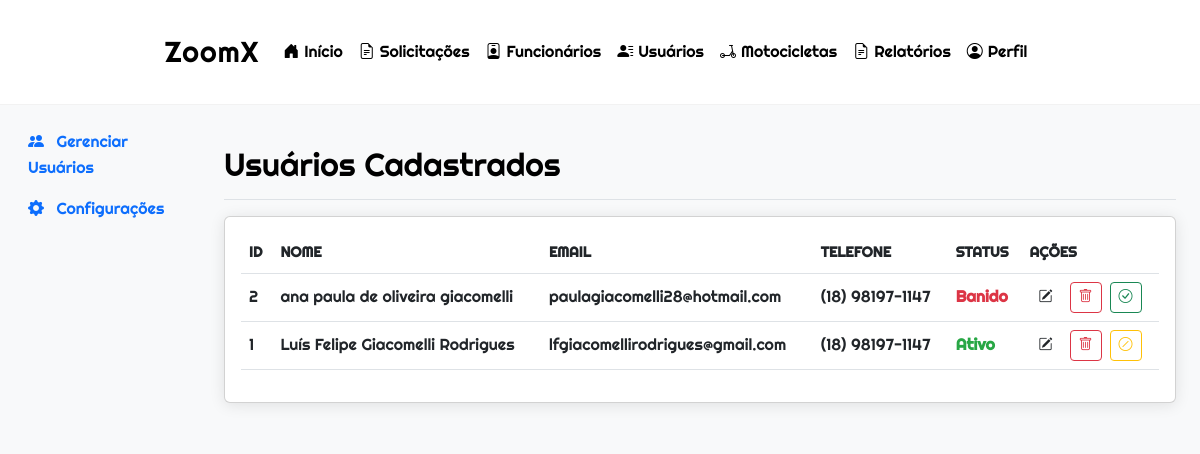
/admin/usuarios/usuarios.php (signed in), run on the app's committed database.
### tables this page shows
CREATE TABLE `usuarios` (
  `usu_codigo` int(11) NOT NULL,
  `usu_nome` varchar(255) NOT NULL,
  `usu_email` varchar(255) NOT NULL,
  `usu_senha` varchar(255) NOT NULL,
  `usu_telefone` varchar(15) NOT NULL,
  `usu_ativo` tinyint(1) DEFAULT NULL,
  `usu_created_at` timestamp NOT NULL DEFAULT current_timestamp(),
  `usu_updated_at` timestamp NOT NULL DEFAULT current_timestamp() ON UPDATE current_timestamp()
);

### admin/usuarios/usuarios.php (the view, shortened to what this page needs)
<?php
$conexao = conexao::getInstance();
$sql = 'SELECT * FROM usuarios ORDER BY usu_codigo DESC';
$stmt = $conexao->prepare($sql);
$stmt->execute();
$usuarios = $stmt->fetchAll(PDO::FETCH_ASSOC);
?>
<!DOCTYPE html>
<html lang="pt-BR">
<head>
    <link href="https://cdn.jsdelivr.net/npm/bootstrap@5.3.0/dist/css/bootstrap.min.css" rel="stylesheet">
    <link rel="stylesheet" href="https://cdn.jsdelivr.net/npm/bootstrap-icons@1.10.0/font/bootstrap-icons.css">
</head>
<body>
    <?php include '../../components/header_admin.php'; ?>
    <div class="container-fluid">
        <div class="row">
            <nav id="sidebar" class="col-md-3 col-lg-2 d-md-block bg-light sidebar collapse">
                <div class="position-sticky pt-3">
                    <ul class="nav flex-column">
                        <li class="nav-item">
                            <a class="nav-link active" href="#">
                                <i class="bi bi-people-fill me-2"></i>
                                Gerenciar Usuários
                            </a>
                        </li>
                        <li class="nav-item">
                            <a class="nav-link" href="#">
                                <i class="bi bi-gear-fill me-2"></i>
                                Configurações
                            </a>
                        </li>
                    </ul>
                </div>
            </nav>
            <main class="col-md-9 ms-sm-auto col-lg-10 px-md-4 py-4">
                <div class="d-flex justify-content-between flex-wrap flex-md-nowrap align-items-center pt-3 pb-2 mb-3 border-bottom">
                    <h1 class="h2">Usuários Cadastrados</h1>
                </div>
                <div class="card">
                    <div class="card-body">
                        <div class="table-responsive">
                            <table class="table table-hover align-middle">
                                <thead>
                                    <tr>
                                        <th>ID</th>
                                        <th>Nome</th>
                                        <th>Email</th>
                                        <th>Telefone</th>
                                        <th>Status</th>
                                        <th>Ações</th>
                                    </tr>
                                </thead>
                                <tbody>
                                    <?php foreach ($usuarios as $usuario): ?>
                                        <tr>
                                            <td><?php echo $usuario['usu_codigo']; ?></td>
                                            <td><?php echo $usuario['usu_nome']; ?></td>
                                            <td><?php echo $usuario['usu_email']; ?></td>
                                            <td><?php echo $usuario['usu_telefone']; ?></td>
                                            <td>
                                                <span class="<?php echo $usuario['usu_ativo'] ? 'status-active' : 'status-banned'; ?>">
                                                    <?php echo $usuario['usu_ativo'] ? 'Ativo' : 'Banido'; ?>
                                                </span>
                                            </td>
                                            <td>
                                                <div class="d-flex flex-wrap gap-2">
                                                    <a href="editar_usuario.php?id=<?php echo $usuario['usu_codigo']; ?>" class="btn btn-sm btn-outline-custom" title="Editar">
                                                        <i class="bi bi-pencil-square"></i>
                                                    </a>
                                                    <a href="excluir_usuario.php?id=<?php echo $usuario['usu_codigo']; ?>" class="btn btn-sm btn-outline-danger" title="Excluir">
                                                        <i class="bi bi-trash"></i>
                                                    </a>
                                                    <?php if ($usuario['usu_ativo']): ?>
                                                        <a href="banir_usuario.php?id=<?php echo $usuario['usu_codigo']; ?>" class="btn btn-sm btn-outline-warning" title="Banir">
                                                            <i class="bi bi-slash-circle"></i>
                                                        </a>
                                                    <?php else: ?>
                                                        <form action="../../actions/actionusuario.php" method="post">
                                                            <button type="submit" class="btn btn-sm btn-outline-success" title="Desbanir">
                                                                <i class="bi bi-check-circle"></i>
                                                            </button>
                                                        </form>
                                                    <?php endif; ?>
                                                </div>
                                            </td>
                                        </tr>
                                    <?php endforeach; ?>
                                </tbody>
                            </table>
                        </div>
                    </div>
                </div>
            </main>
        </div>
    </div>
</body>
</html>

### admin/usuarios/usuarios.php (style rules this page uses)
:root { --bg-color: #f0f0f0; --text-color: #000; --accent-color: #000; }
body { font-family: 'Righteous', sans-serif; background-color: var(--bg-color); color: var(--text-color); }
.navbar-brand, .nav-link, .dropdown-item, h1, h2, h3, h4, h5, h6 { font-family: 'Righteous', sans-serif; }
.card { border: none; box-shadow: 0 2px 15px rgba(0, 0, 0, 0.1); }
.table th { background-color: var(--accent-color); color: white; text-transform: uppercase; font-size: 0.9rem; }
.btn-outline-custom { color: var(--accent-color); border-color: var(--accent-color); }
.status-active { color: #28a745; font-weight: bold; }
.status-banned { color: #dc3545; font-weight: bold; }

### components/header_admin.php (style rules this page uses)
:root { --primary: #000; --secondary: #fff; --accent: #007bff; --light-bg: #f8f9fa; }
body { font-family: 'Righteous', sans-serif; background-color: var(--light-bg); color: var(--primary); line-height: 1.6; }

### data on the page
usuarios: usu_codigo "2", usu_nome "ana paula de oliveira giacomelli", usu_email "paulagiacomelli28@hotmail.com", usu_telefone "(18) 98197-1147", usu_ativo "Banido"
usuarios: usu_codigo "1", usu_nome "Luís Felipe Giacomelli Rodrigues", usu_email "lfgiacomellirodrigues@gmail.com", usu_telefone "(18) 98197-1147", usu_ativo "Ativo"
